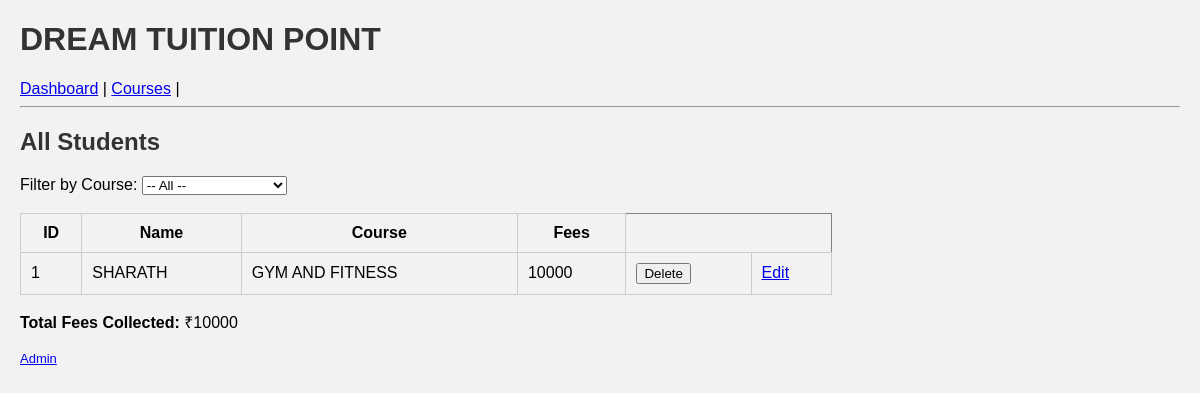
The app's page /students, older data.
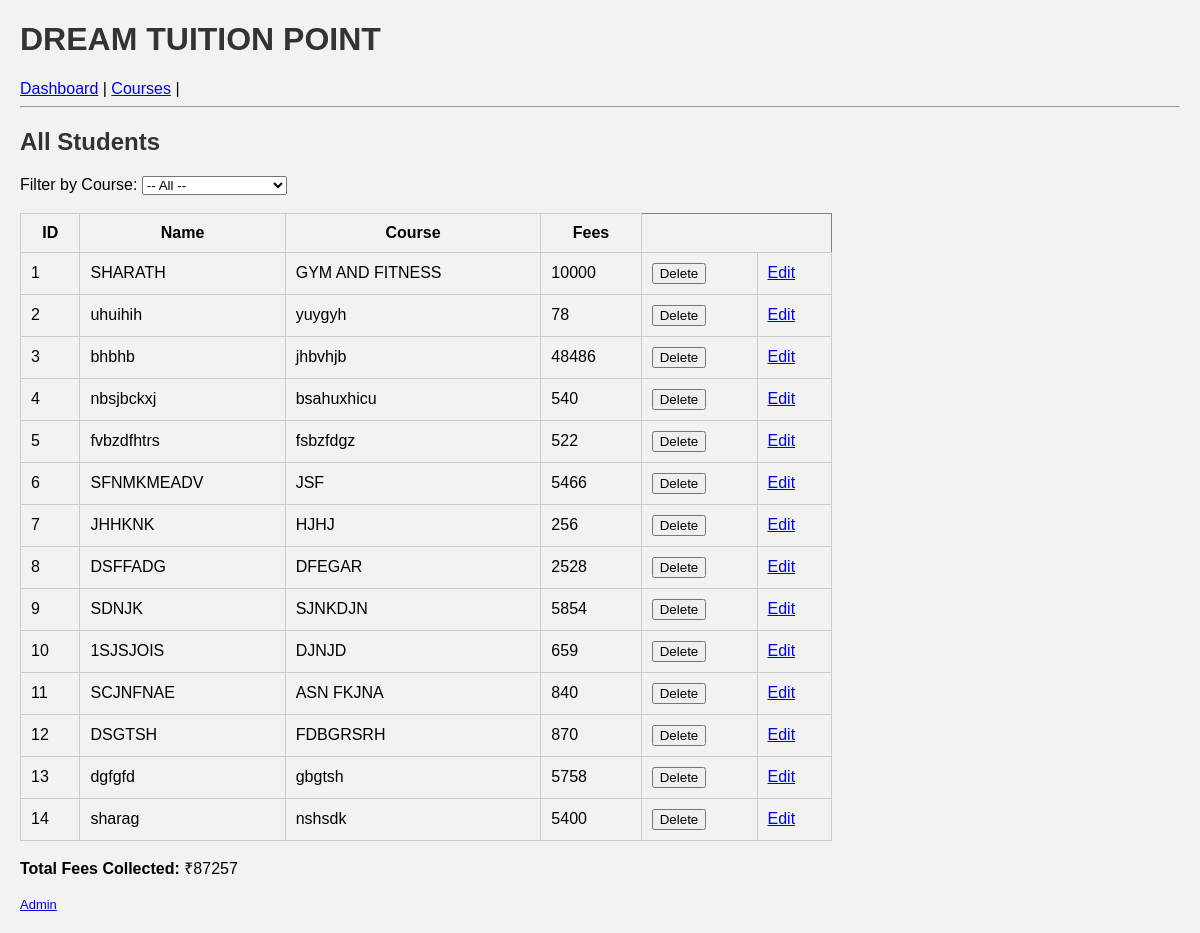
The same page, newer data.
### tables this page shows
CREATE TABLE students (
    id INTEGER PRIMARY KEY AUTOINCREMENT,
    name TEXT NOT NULL,
    course TEXT NOT NULL,
    fees INTEGER NOT NULL
);

### app.py (the view)
@app.route('/students')
def students():
    course_filter = request.args.get('course')
    conn = sqlite3.connect('database.db')
    cur = conn.cursor()
    if course_filter:
        cur.execute("SELECT * FROM students WHERE course = ?", (course_filter,))
    else:
        cur.execute("SELECT * FROM students")
    students = cur.fetchall()
    cur.execute("SELECT DISTINCT course FROM students")
    courses = cur.fetchall()
    if course_filter:
        cur.execute("SELECT SUM(fees) FROM students WHERE course = ?", (course_filter,))
    else:
        cur.execute("SELECT SUM(fees) FROM students")
    total_fees = cur.fetchone()[0] or 0
    conn.close()
    return render_template('admin/students.html', students=students, courses=courses,
                           selected_course=course_filter, total_fees=total_fees, page="students")

### app.py (called while the page is built)
@app.before_request
def set_role():
    session.setdefault('role', 'student')  # or 'student'

### templates/admin/students.html (shortened to what this page needs)
{% extends "layout.html" %}
{% block content %}
<h2>All Students</h2>
<form method="get" action="{{ url_for('students') }}">
    <label for="course">Filter by Course:</label>
    <select name="course" id="course" onchange="this.form.submit()">
        <option value="">-- All --</option>
    </select>
</form>
<br>
<table border="1">
    <tr><th>ID</th><th>Name</th><th>Course</th><th>Fees</th></tr>
    {% for student in students %}
    <tr>
        <td>{{ student[0] }}</td>
        <td>{{ student[1] }}</td>
        <td>{{ student[2] }}</td>
        <td>{{ student[3] }}</td>
        <td>
            <form action="/delete/{{ student[0] }}" method="POST" style="display:inline;">
                <input type="submit" value="Delete">
            </form>
        </td>
        <td>
            <a href="/edit/{{ student[0] }}">Edit</a>
        </td>
    </tr>
    {% endfor %}
</table>
<p><strong>Total Fees Collected:</strong> ₹{{ total_fees }}</p>
{% endblock %}

Row changes from the older to the newer data that the page shows:
added students: id "2", name "uhuihih", course "yuygyh", fees "78"
added students: id "3", name "bhbhb", course "jhbvhjb", fees "48486"
added students: id "4", name "nbsjbckxj", course "bsahuxhicu", fees "540"
added students: id "5", name "fvbzdfhtrs", course "fsbzfdgz", fees "522"
added students: id "6", name "SFNMKMEADV", course "JSF", fees "5466"
added students: id "7", name "JHHKNK", course "HJHJ", fees "256"
added students: id "8", name "DSFFADG", course "DFEGAR", fees "2528"
added students: id "9", name "SDNJK", course "SJNKDJN", fees "5854"
added students: id "10", name "1SJSJOIS", course "DJNJD", fees "659"
added students: id "11", name "SCJNFNAE", course "ASN FKJNA", fees "840"
added students: id "12", name "DSGTSH", course "FDBGRSRH", fees "870"
added students: id "13", name "dgfgfd", course "gbgtsh", fees "5758"
added students: id "14", name "sharag", course "nshsdk", fees "5400"
Text that changed along with them:
{{ total_fees }}: "10000" → "87257"
